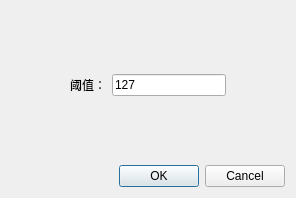
<?xml version="1.0" encoding="UTF-8"?>
<ui version="4.0">
 <class>ThresDialog</class>
 <widget class="QWidget" name="ThresDialog">
  <property name="geometry">
   <rect>
    <x>0</x>
    <y>0</y>
    <width>296</width>
    <height>198</height>
   </rect>
  </property>
  <property name="sizePolicy">
   <sizepolicy hsizetype="Fixed" vsizetype="Fixed">
    <horstretch>0</horstretch>
    <verstretch>0</verstretch>
   </sizepolicy>
  </property>
  <property name="windowTitle">
   <string>阈值输入</string>
  </property>
  <layout class="QVBoxLayout" name="verticalLayout">
   <item>
    <widget class="QWidget" name="widget_2" native="true">
     <layout class="QHBoxLayout" name="horizontalLayout_2">
      <item>
       <spacer name="horizontalSpacer_3">
        <property name="orientation">
         <enum>Qt::Horizontal</enum>
        </property>
        <property name="sizeType">
         <enum>QSizePolicy::Preferred</enum>
        </property>
        <property name="sizeHint" stdset="0">
         <size>
          <width>50</width>
          <height>20</height>
         </size>
        </property>
       </spacer>
      </item>
      <item>
       <widget class="QLabel" name="label">
        <property name="text">
         <string>阈值：</string>
        </property>
       </widget>
      </item>
      <item>
       <widget class="QLineEdit" name="edit_input">
        <property name="text">
         <string>127</string>
        </property>
       </widget>
      </item>
      <item>
       <spacer name="horizontalSpacer_4">
        <property name="orientation">
         <enum>Qt::Horizontal</enum>
        </property>
        <property name="sizeType">
         <enum>QSizePolicy::Preferred</enum>
        </property>
        <property name="sizeHint" stdset="0">
         <size>
          <width>50</width>
          <height>20</height>
         </size>
        </property>
       </spacer>
      </item>
     </layout>
    </widget>
   </item>
   <item>
    <widget class="QDialogButtonBox" name="buttonBox">
     <property name="standardButtons">
      <set>QDialogButtonBox::Cancel|QDialogButtonBox::Ok</set>
     </property>
    </widget>
   </item>
  </layout>
 </widget>
 <resources/>
 <connections/>
</ui>
